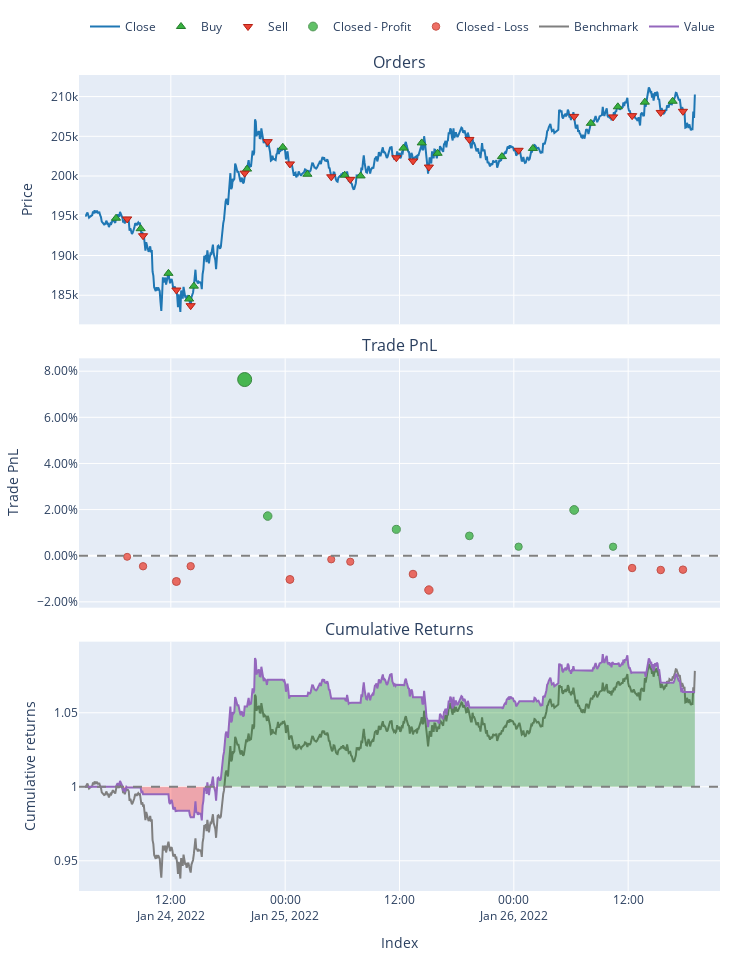

The code cell stored with this chart in its notebook:
### Code cell
pf.plot().show()

### Figure 1 — Plotly figure (JSON) as saved in the notebook; plotly's stock layout.template omitted (floating-point values rounded to 4 significant figures; data arrays with more than 128 entries replaced by an {"elided": "..."} marker saying what was removed)
{"data": [{"legendgroup": "0", "line": {"color": "#1f77b4"}, "name": "Close", "showlegend": true, "type": "scatter", "uid": "b2c8bc2d-942e-4d2d-b122-1d4bc2c9f22f", "x": {"elided": "769 str values"}, "xaxis": "x", "y": {"elided": "769 int values"}, "yaxis": "y"}, {"customdata": [[0, 0.0005136, 0], [2, 0.0005169, 0], [4, 0.0005299, 0], [6, 0.0005332, 0], [8, 0.0005261, 0], [10, 0.0005248, 0], [12, 0.0005266, 0], [14, 0.00053, 0], [16, 0.0005295, 0], [18, 0.0005284, 0], [20, 0.0005252, 0], [22, 0.0005194, 0], [24, 0.0005149, 0], [26, 0.0005204, 0], [28, 0.0005199, 0], [30, 0.000522, 0], [32, 0.0005189, 0], [34, 0.0005147, 0], [36, 0.0005112, 0]], "hovertemplate": "Order Id: %{customdata[0]}<br>Timestamp: %{x}<br>Price: %{y}<br>Size: %{customdata[1]:.6f}<br>Fees: %{customdata[2]:.6f}", "legendgroup": "1", "marker": {"color": "#37B13F", "line": {"color": "rgb(38,123,44)", "width": 1}, "size": 8, "symbol": "triangle-up"}, "mode": "markers", "name": "Buy", "type": "scatter", "uid": "3ac95823-21b4-4979-8188-7ef7cdfb1157", "x": ["2022-01-24T06:15:00+00:00", "2022-01-24T08:50:00+00:00", "2022-01-24T11:45:00+00:00", "2022-01-24T13:55:00+00:00", "2022-01-24T14:25:00+00:00", "2022-01-24T20:00:00+00:00", "2022-01-24T23:45:00+00:00", "2022-01-25T02:20:00+00:00", "2022-01-25T06:15:00+00:00", "2022-01-25T07:55:00+00:00", "2022-01-25T12:25:00+00:00", "2022-01-25T14:20:00+00:00", "2022-01-25T16:00:00+00:00", "2022-01-25T22:45:00+00:00", "2022-01-26T02:00:00+00:00", "2022-01-26T08:05:00+00:00", "2022-01-26T10:55:00+00:00", "2022-01-26T13:45:00+00:00", "2022-01-26T16:40:00+00:00"], "xaxis": "x", "y": [194694, 193374, 187756, 184527, 186146, 200876, 203620, 200225, 200105, 200014, 203514, 204169, 202865, 202447, 203470, 206637, 208713, 209299, 209410], "yaxis": "y"}, {"customdata": [[1, 0.0005136, 0], [3, 0.0005169, 0], [5, 0.0005299, 0], [7, 0.0005332, 0], [9, 0.0005261, 0], [11, 0.0005248, 0], [13, 0.0005266, 0], [15, 0.00053, 0], [17, 0.0005295, 0], [19, 0.0005284, 0], [21, 0.0005252, 0], [23, 0.0005194, 0], [25, 0.0005149, 0], [27, 0.0005204, 0], [29, 0.0005199, 0], [31, 0.000522, 0], [33, 0.0005189, 0], [35, 0.0005147, 0], [37, 0.0005112, 0]], "hovertemplate": "Order Id: %{customdata[0]}<br>Timestamp: %{x}<br>Price: %{y}<br>Size: %{customdata[1]:.6f}<br>Fees: %{customdata[2]:.6f}", "legendgroup": "2", "marker": {"color": "#EA4335", "line": {"color": "rgb(181,31,18)", "width": 1}, "size": 8, "symbol": "triangle-down"}, "mode": "markers", "name": "Sell", "type": "scatter", "uid": "65bac928-dc2f-4538-b170-53cfe8303b61", "x": ["2022-01-24T07:25:00+00:00", "2022-01-24T09:05:00+00:00", "2022-01-24T12:35:00+00:00", "2022-01-24T14:05:00+00:00", "2022-01-24T19:45:00+00:00", "2022-01-24T22:10:00+00:00", "2022-01-25T00:30:00+00:00", "2022-01-25T04:50:00+00:00", "2022-01-25T06:50:00+00:00", "2022-01-25T11:40:00+00:00", "2022-01-25T13:25:00+00:00", "2022-01-25T15:05:00+00:00", "2022-01-25T19:20:00+00:00", "2022-01-26T00:30:00+00:00", "2022-01-26T06:20:00+00:00", "2022-01-26T10:25:00+00:00", "2022-01-26T12:25:00+00:00", "2022-01-26T15:25:00+00:00", "2022-01-26T17:45:00+00:00"], "xaxis": "x", "y": [194601, 192490, 185657, 183689, 200363, 204329, 201526, 199906, 199588, 202300, 201895, 201135, 204610, 203240, 207506, 207443, 207599, 208004, 208145], "yaxis": "y"}, {"customdata": [[4, 4, 7.48, 0.07638], [5, 5, 1.812, 0.01719], [9, 9, 1.208, 0.01143], [12, 12, 0.8986, 0.008602], [13, 13, 0.4127, 0.003917], [14, 14, 2.098, 0.01984], [15, 15, 0.4208, 0.003901]], "hovertemplate": "Exit Trade Id: %{customdata[0]}<br>Position Id: %{customdata[1]}<br>Exit Timestamp: %{x}<br>PnL: %{customdata[2]:.6f}<br>Return: %{customdata[3]:.2%}", "legendgroup": "3", "marker": {"color": "#37B13F", "line": {"color": "rgb(38,123,44)", "width": 1}, "opacity": [0.9, 0.783, 0.7716, 0.7661, 0.7568, 0.7883, 0.7568], "size": [14, 8.541, 8.01, 7.749, 7.317, 8.785, 7.316], "symbol": "circle"}, "mode": "markers", "name": "Closed - Profit", "type": "scatter", "uid": "2120ebe5-03d0-46d8-bffd-b5cfb3b7babc", "x": ["2022-01-24T19:45:00+00:00", "2022-01-24T22:10:00+00:00", "2022-01-25T11:40:00+00:00", "2022-01-25T19:20:00+00:00", "2022-01-26T00:30:00+00:00", "2022-01-26T06:20:00+00:00", "2022-01-26T10:25:00+00:00"], "xaxis": "x2", "y": [0.07638, 0.01719, 0.01143, 0.008602, 0.003917, 0.01984, 0.003901], "yaxis": "y2"}, {"customdata": [[0, 0, -0.04777, -0.0004777], [1, 1, -0.4569, -0.004571], [2, 2, -1.112, -0.01118], [3, 3, -0.4468, -0.004541], [6, 6, -1.103, -0.01028], [7, 7, -0.1691, -0.001593], [8, 8, -0.2738, -0.002584], [10, 10, -0.8503, -0.007955], [11, 11, -1.576, -0.01486], [16, 16, -0.578, -0.005337], [17, 17, -0.6665, -0.006187], [18, 18, -0.6467, -0.006041]], "hovertemplate": "Exit Trade Id: %{customdata[0]}<br>Position Id: %{customdata[1]}<br>Exit Timestamp: %{x}<br>PnL: %{customdata[2]:.6f}<br>Return: %{customdata[3]:.2%}", "legendgroup": "4", "marker": {"color": "#EA4335", "line": {"color": "rgb(181,31,18)", "width": 1}, "opacity": [0.75, 0.7581, 0.7712, 0.758, 0.7694, 0.7522, 0.7542, 0.7648, 0.7784, 0.7596, 0.7613, 0.761], "size": [7, 7.378, 7.987, 7.375, 7.904, 7.103, 7.194, 7.69, 8.326, 7.448, 7.527, 7.513], "symbol": "circle"}, "mode": "markers", "name": "Closed - Loss", "type": "scatter", "uid": "d03e28f4-b072-4c93-a11d-7e93a58662d2", "x": ["2022-01-24T07:25:00+00:00", "2022-01-24T09:05:00+00:00", "2022-01-24T12:35:00+00:00", "2022-01-24T14:05:00+00:00", "2022-01-25T00:30:00+00:00", "2022-01-25T04:50:00+00:00", "2022-01-25T06:50:00+00:00", "2022-01-25T13:25:00+00:00", "2022-01-25T15:05:00+00:00", "2022-01-26T12:25:00+00:00", "2022-01-26T15:25:00+00:00", "2022-01-26T17:45:00+00:00"], "xaxis": "x2", "y": [-0.0004777, -0.004571, -0.01118, -0.004541, -0.01028, -0.001593, -0.002584, -0.007955, -0.01486, -0.005337, -0.006187, -0.006041], "yaxis": "y2"}, {"legendgroup": "5", "line": {"color": "#7f7f7f"}, "name": "Benchmark", "showlegend": true, "type": "scatter", "uid": "19ac64ba-16ba-4811-bd35-601ab16cd001", "x": {"elided": "769 str values"}, "xaxis": "x3", "y": {"elided": "769 float values"}, "yaxis": "y3"}, {"hoverinfo": "skip", "legendgroup": "6", "line": {"color": "rgba(0, 0, 0, 0)", "width": 0}, "opacity": 0, "showlegend": false, "type": "scatter", "uid": "3ebabbe8-f77e-489c-97f7-8d8e1cee62ba", "x": {"elided": "769 str values"}, "xaxis": "x3", "y": {"elided": "769 int values"}, "yaxis": "y3"}, {"connectgaps": false, "fill": "tonexty", "fillcolor": "rgba(0, 128, 0, 0.3)", "hoverinfo": "skip", "legendgroup": "6", "line": {"color": "rgba(0, 0, 0, 0)", "width": 0}, "opacity": 0, "showlegend": false, "type": "scatter", "uid": "60b7c3f8-8b4d-4d7b-a6ab-d9fbb43a4192", "x": {"elided": "769 str values"}, "xaxis": "x3", "y": {"elided": "769 float values"}, "yaxis": "y3"}, {"hoverinfo": "skip", "legendgroup": "6", "line": {"color": "rgba(0, 0, 0, 0)", "width": 0}, "opacity": 0, "showlegend": false, "type": "scatter", "uid": "6c6dc7e9-eb46-4114-ac2c-0c6a4ceb1e63", "x": {"elided": "769 str values"}, "xaxis": "x3", "y": {"elided": "769 int values"}, "yaxis": "y3"}, {"connectgaps": false, "fill": "tonexty", "fillcolor": "rgba(255, 0, 0, 0.3)", "hoverinfo": "skip", "legendgroup": "6", "line": {"color": "rgba(0, 0, 0, 0)", "width": 0}, "opacity": 0, "showlegend": false, "type": "scatter", "uid": "4d618458-6c23-4fa0-8453-bbc9f3962673", "x": {"elided": "769 str values"}, "xaxis": "x3", "y": {"elided": "769 float values"}, "yaxis": "y3"}, {"legendgroup": "7", "line": {"color": "#9467bd"}, "name": "Value", "showlegend": true, "type": "scatter", "uid": "fc427246-f295-4a13-b78b-59e3d433b101", "x": {"elided": "769 str values"}, "xaxis": "x3", "y": {"elided": "769 float values"}, "yaxis": "y3"}, {"hoverinfo": "skip", "legendgroup": "6", "line": {"color": "rgba(0, 0, 0, 0)", "width": 0}, "opacity": 0, "showlegend": false, "type": "scatter", "uid": "6f8fde15-9e4a-4d93-9696-e3ded2b50290", "x": {"elided": "769 str values"}, "xaxis": "x3", "y": {"elided": "769 int values"}, "yaxis": "y3"}], "layout": {"annotations": [{"font": {"size": 16}, "showarrow": false, "text": "Orders", "x": 0.5, "xanchor": "center", "xref": "paper", "y": 1, "yanchor": "bottom", "yref": "paper"}, {"font": {"size": 16}, "showarrow": false, "text": "Trade PnL", "x": 0.5, "xanchor": "center", "xref": "paper", "y": 0.6528, "yanchor": "bottom", "yref": "paper"}, {"font": {"size": 16}, "showarrow": false, "text": "Cumulative Returns", "x": 0.5, "xanchor": "center", "xref": "paper", "y": 0.3056, "yanchor": "bottom", "yref": "paper"}], "height": 960, "legend": {"orientation": "h", "traceorder": "normal", "x": 1, "xanchor": "right", "y": 1.042, "yanchor": "bottom"}, "margin": {"b": 30, "l": 30, "r": 30, "t": 30}, "shapes": [{"line": {"color": "gray", "dash": "dash"}, "type": "line", "x0": 0, "x1": 1, "xref": "paper", "y0": 0, "y1": 0, "yref": "y2"}, {"line": {"color": "gray", "dash": "dash"}, "type": "line", "x0": 0, "x1": 1, "xref": "paper", "y0": 1, "y1": 1, "yref": "y3"}], "showlegend": true, "width": 750, "xaxis": {"anchor": "y", "domain": [0, 1], "matches": "x3", "showticklabels": false}, "xaxis2": {"anchor": "y2", "domain": [0, 1], "matches": "x3", "showticklabels": false}, "xaxis3": {"anchor": "y3", "domain": [0, 1], "title": {"text": "Index"}}, "yaxis": {"anchor": "x", "domain": [0.6944, 1], "title": {"text": "Price"}}, "yaxis2": {"anchor": "x2", "domain": [0.3472, 0.6528], "tickformat": ".2%", "title": {"text": "Trade PnL"}}, "yaxis3": {"anchor": "x3", "domain": [0, 0.3056], "title": {"text": "Cumulative returns"}}}}
